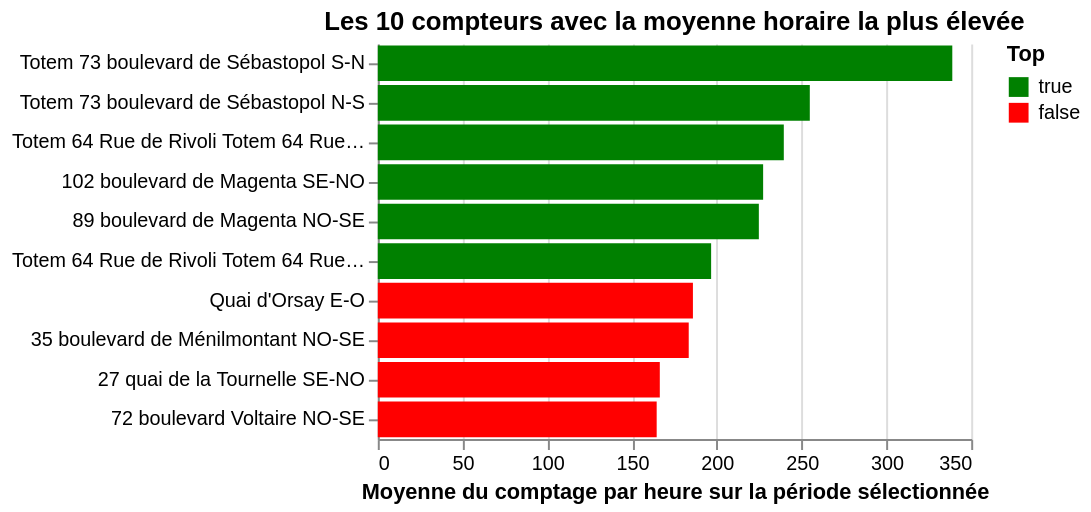

Notebook source saved alongside this figure:
### Markdown cell above
## 7.3 La librairie `altair`

Comme `ggplot`/`plotnine`, `Vega` est un écosystème graphique visant à proposer une implémentation de la grammaire des graphiques de Wilkinson (2012). La syntaxe de `Vega` est donc basée sur un principe déclaratif: on déclare une construction par couches et transformations de données progressives.

A l’origine, `Vega` est basée sur une syntaxe JSON, d’où son lien fort avec `Javascript`. Néanmoins, il existe une API Python qui permet de faire ce type de figures interactives nativement en Python. Pour comprendre la logique de construction d’un code `altair`, voici comment répliquer la figure précédente avec:

### Code cell
import altair as alt

color_scale = alt.Scale(domain=[True, False], range=["green", "red"])

fig2 = (
    alt.Chart(df1)
    .mark_bar()
    .encode(
        x=alt.X(
            "average(sum_counts):Q",
            title="Moyenne du comptage par heure sur la période sélectionnée",
        ),
        y=alt.Y("nom_compteur:N", sort="-x", title=""),
        color=alt.Color("top:N", scale=color_scale, legend=alt.Legend(title="Top")),
        tooltip=[
            alt.Tooltip("nom_compteur:N", title="Nom du compteur"),
            alt.Tooltip("sum_counts:Q", title="Moyenne horaire"),
        ],
    )
    .properties(title="Les 10 compteurs avec la moyenne horaire la plus élevée")
    .configure_view(strokeOpacity=0)
)

fig2.interactive()

### Figure 1 — Vega-Lite specification as saved in the notebook (floating-point values rounded to 4 significant figures)
{"config": {"view": {"continuousWidth": 300, "continuousHeight": 300, "strokeOpacity": 0}}, "data": {"name": "data-6a4ff27f78314b14c1ad1ce45369711b"}, "mark": {"type": "bar"}, "encoding": {"color": {"field": "top", "legend": {"title": "Top"}, "scale": {"domain": [true, false], "range": ["green", "red"]}, "type": "nominal"}, "tooltip": [{"field": "nom_compteur", "title": "Nom du compteur", "type": "nominal"}, {"field": "sum_counts", "title": "Moyenne horaire", "type": "quantitative"}], "x": {"aggregate": "average", "field": "sum_counts", "title": "Moyenne du comptage par heure sur la période sélectionnée", "type": "quantitative"}, "y": {"field": "nom_compteur", "sort": "-x", "title": "", "type": "nominal"}}, "params": [{"name": "param_1", "select": {"type": "interval", "encodings": ["x", "y"]}, "bind": "scales"}], "title": "Les 10 compteurs avec la moyenne horaire la plus élevée", "$schema": "https://vega.github.io/schema/vega-lite/v5.20.1.json", "datasets": {"data-6a4ff27f78314b14c1ad1ce45369711b": [{"nom_compteur": "Totem 73 boulevard de Sébastopol S-N", "sum_counts": 338.9, "top": true}, {"nom_compteur": "Totem 73 boulevard de Sébastopol N-S", "sum_counts": 254.8, "top": true}, {"nom_compteur": "Totem 64 Rue de Rivoli Totem 64 Rue de Rivoli Vélos O-E", "sum_counts": 239.5, "top": true}, {"nom_compteur": "102 boulevard de Magenta SE-NO", "sum_counts": 227.3, "top": true}, {"nom_compteur": "89 boulevard de Magenta NO-SE", "sum_counts": 224.7, "top": true}, {"nom_compteur": "Totem 64 Rue de Rivoli Totem 64 Rue de Rivoli Vélos E-O", "sum_counts": 196.6, "top": true}, {"nom_compteur": "Quai d'Orsay E-O", "sum_counts": 185.9, "top": false}, {"nom_compteur": "35 boulevard de Ménilmontant NO-SE", "sum_counts": 183.4, "top": false}, {"nom_compteur": "27 quai de la Tournelle SE-NO", "sum_counts": 166.3, "top": false}, {"nom_compteur": "72 boulevard Voltaire NO-SE", "sum_counts": 164.5, "top": false}]}}
